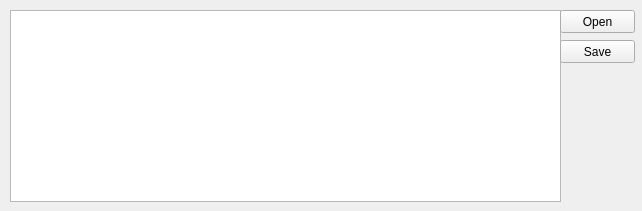
<?xml version="1.0" encoding="UTF-8"?>
<ui version="4.0">
 <class>Magnets</class>
 <widget class="QWidget" name="Magnets">
  <property name="geometry">
   <rect>
    <x>0</x>
    <y>0</y>
    <width>642</width>
    <height>211</height>
   </rect>
  </property>
  <property name="windowTitle">
   <string>Magnets</string>
  </property>
  <widget class="QTableView" name="tableView">
   <property name="geometry">
    <rect>
     <x>10</x>
     <y>10</y>
     <width>551</width>
     <height>192</height>
    </rect>
   </property>
  </widget>
  <widget class="QPushButton" name="BtnOpen">
   <property name="geometry">
    <rect>
     <x>560</x>
     <y>10</y>
     <width>75</width>
     <height>23</height>
    </rect>
   </property>
   <property name="text">
    <string>Open</string>
   </property>
  </widget>
  <widget class="QPushButton" name="BtnSave">
   <property name="geometry">
    <rect>
     <x>560</x>
     <y>40</y>
     <width>75</width>
     <height>23</height>
    </rect>
   </property>
   <property name="text">
    <string>Save</string>
   </property>
  </widget>
 </widget>
 <resources/>
 <connections/>
</ui>
